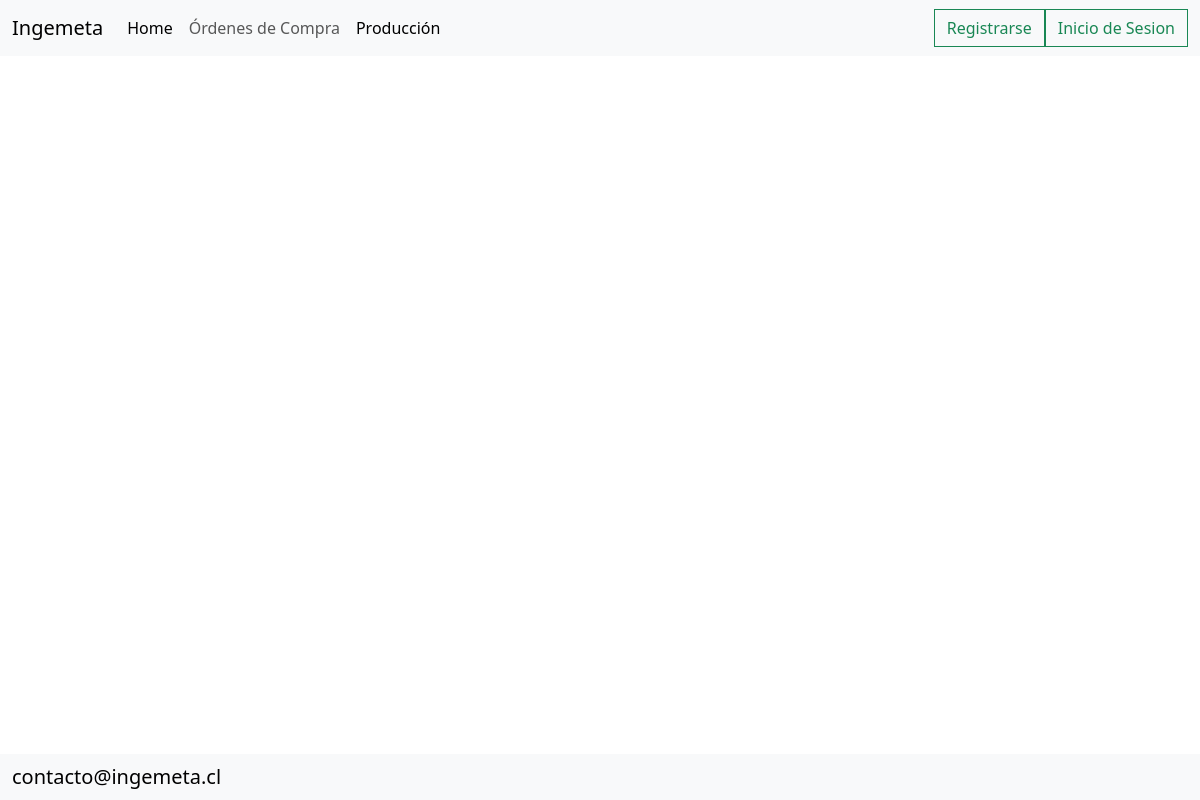
Before: /orden-compra/ with the older database file.
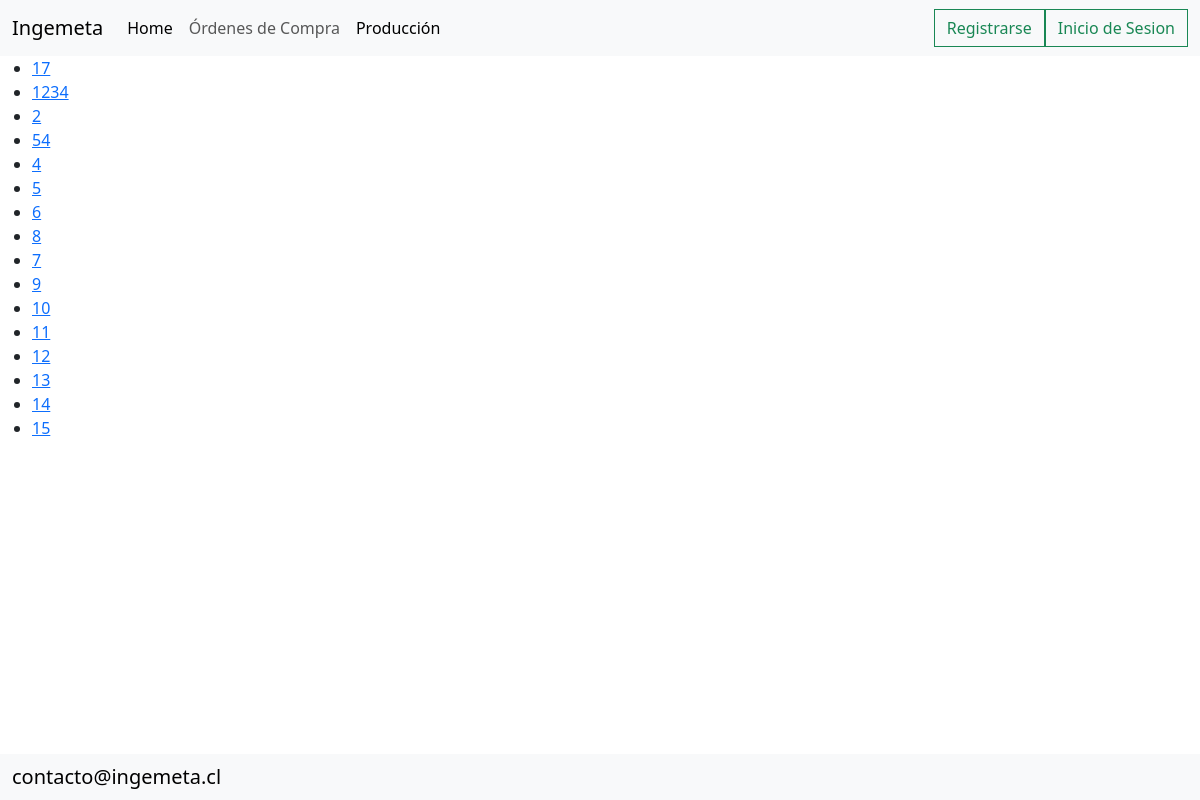
After: the same page with the newer database file.
### gestion/models.py (models this page shows)
class OrdenCompra(models.Model):
    numero_orden = models.CharField(max_length=100, unique=True)
    fecha_emision = models.DateField(auto_now_add=True)
    fecha_entrega_esperada = models.DateField()
    total_orden = models.IntegerField()
    ESTADOS_ORDEN = [
        ('PROCESO', 'En proceso'),
        ('COMPLETADA', 'Completada'),
        ('CANCELADA', 'Cancelada'),
    ]
    estado = models.CharField(max_length=20, choices=ESTADOS_ORDEN, default='PROCESO')

### gestion/views.py (the view)
# urls.py: path('orden-compra/', views.lista_ordenes_compra, name='lista_ordenes_compra'),
def lista_ordenes_compra(request):
    ordenes_compra = models.OrdenCompra.objects.order_by('-fecha_emision')
    return render(request, 'lista_ordenes_compra.html', {'ordenes_compra': ordenes_compra})

### gestion/templates/lista_ordenes_compra.html
{% extends 'base.html' %}
{% block content %}
  <h1>Listado de Órdenes de Compra</h1>
  <ul>
    {% for orden_compra in ordenes_compra %}
      <li><a href="{% url 'detalle_orden_compra' orden_compra.pk %}">{{ orden_compra.numero_orden }}</a></li>
    {% endfor %}
  </ul>
{% endblock %}

### gestion/templates/base.html (shortened to what this page needs)
{% load static %}
<!doctype html>
<html lang="es">
  <head>
    <link href="https://cdn.jsdelivr.net/npm/bootstrap@5.3.2/dist/css/bootstrap.min.css" rel="stylesheet">
    <link rel="stylesheet" type="text/css" href="{% static 'css/styles.css' %}">
  </head>
  <body class="{% block body_class %}fondo{% endblock %}">
    <nav class="navbar navbar-expand-lg fixed-top bg-body-tertiary">
      <div class="container-fluid">
        <a class="navbar-brand" href="#">Ingemeta</a>
        <div class="collapse navbar-collapse" id="navbarSupportedContent">
          <ul class="navbar-nav me-auto mb-2 mb-lg-0">
            <li class="nav-item">
              <a class="nav-link active" aria-current="page" href="/home">Home</a>
            </li>
             <li class="nav-item">
              <a class="nav-link" href="/orden-compra">Órdenes de Compra</a>
            </li>
            <li class="nav-item">
              <a class="nav-link active" aria-current="page" href="/produccion">Producción</a>
            </li>
          </ul>
           {% if user.is_authenticated %}
            <a class="cerrar-sesion" href="{% url 'logout' %}">Cerrar sesión</a>
            {% else %}
              <a class="iniciar-sesion" href="{% url 'registro' %}">Registrarse</a>
              <a class="iniciar-sesion" href="{% url 'signin' %}">Inicio de Sesion</a>
            {% endif %}
          </div>
        </div>
    </nav>
    <nav class="navbar fixed-bottom bg-body-tertiary" style="background-color: #00ff00;">
      <div class="container-fluid">
        <div class="mr-auto">
          <a class="navbar-brand" href="">contacto@ingemeta.cl</a>
        </div>
    </nav>
      {% block content %}
      {% endblock %}
  </body>
</html>

### gestion/static/css/styles.css (style rules this page uses)
.fondo { background-image: url('/static/imagenes/Fondohome.jpg'); background-size: cover; background-repeat: no-repeat; background-attachment: fixed; }
.iniciar-sesion { background-color: transparent; border: 1px solid #198754; color: #198754; padding: 0.375rem 0.75rem; text-align: center; text-decoration: none; display: inline-block; font-size: 1rem; cursor: pointer; transition: background-color 0.3s ease, color 0.3s ease; }
h1 { color: white; text-shadow: 2px 2px 4px rgba(0, 0, 0, 0.5); }

Changed rows visible on the page:
added OrdenCompra: numero_orden "17"
added OrdenCompra: numero_orden "1234"
added OrdenCompra: numero_orden "2"
added OrdenCompra: numero_orden "54"
added OrdenCompra: numero_orden "4"
added OrdenCompra: numero_orden "5"
added OrdenCompra: numero_orden "6"
added OrdenCompra: numero_orden "8"
added OrdenCompra: numero_orden "7"
added OrdenCompra: numero_orden "9"
added OrdenCompra: numero_orden "10"
added OrdenCompra: numero_orden "11"
added OrdenCompra: numero_orden "12"
added OrdenCompra: numero_orden "13"
added OrdenCompra: numero_orden "14"
added OrdenCompra: numero_orden "15"
